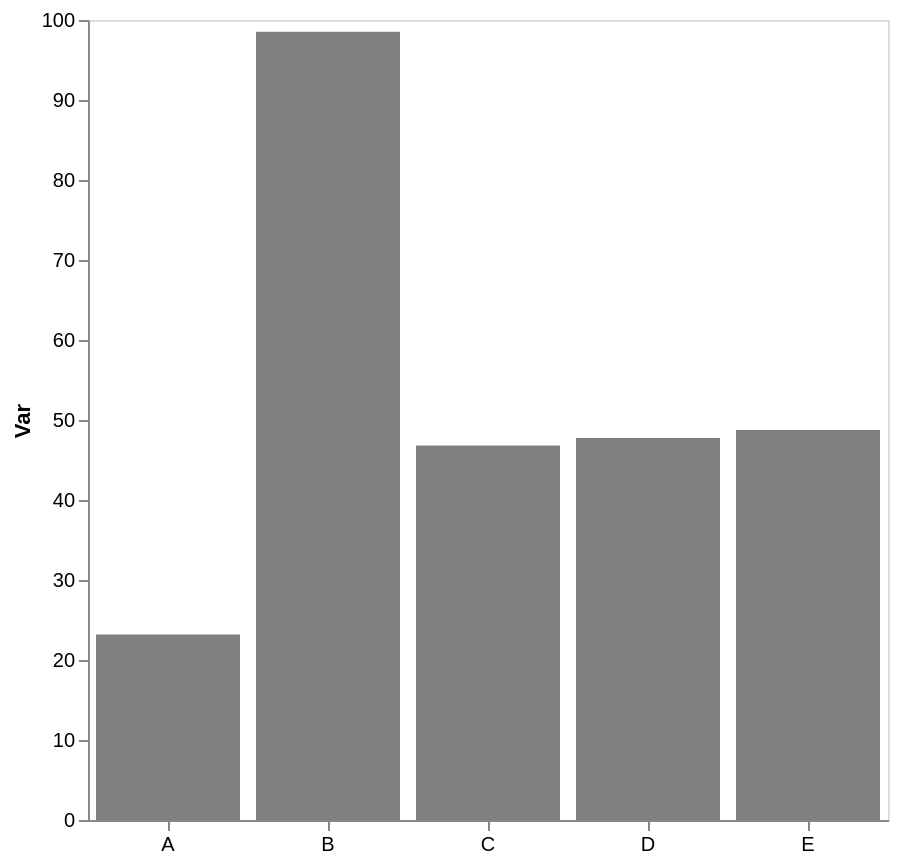

Vega-Lite specification stored for this chart:
### Vega-Lite specification from a JSON file in a GitHub repository (floating-point values rounded to 4 significant figures)
{"config": {"view": {"continuousWidth": 300, "continuousHeight": 300}, "axis": {"grid": false}, "bar": {"color": "gray"}}, "data": {"name": "data-0581babfa6e1a7029fee125bae4c4bde"}, "mark": {"type": "bar"}, "encoding": {"x": {"axis": {"labelAngle": 0, "title": null}, "field": "cat", "type": "nominal"}, "y": {"aggregate": "mean", "axis": {"title": "Var"}, "field": "var1", "type": "quantitative"}}, "height": 400, "width": 400, "$schema": "https://vega.github.io/schema/vega-lite/v5.17.0.json", "datasets": {"data-0581babfa6e1a7029fee125bae4c4bde": [{"cat": "A", "var1": 24.53, "var2": 59.41}, {"cat": "B", "var1": 109.3, "var2": 42.98}, {"cat": "C", "var1": 50.15, "var2": 54.06}, {"cat": "C", "var1": 44.46, "var2": 56.89}, {"cat": "C", "var1": 45.84, "var2": 47.3}, {"cat": "B", "var1": 79.49, "var2": 52.64}, {"cat": "E", "var1": 48.76, "var2": 42.99}, {"cat": "B", "var1": 106.8, "var2": 49.03}, {"cat": "D", "var1": 39.33, "var2": 46.41}, {"cat": "D", "var1": 61.46, "var2": 48.72}, {"cat": "A", "var1": 21.88, "var2": 62.68}, {"cat": "D", "var1": 42.47, "var2": 42.25}]}}
